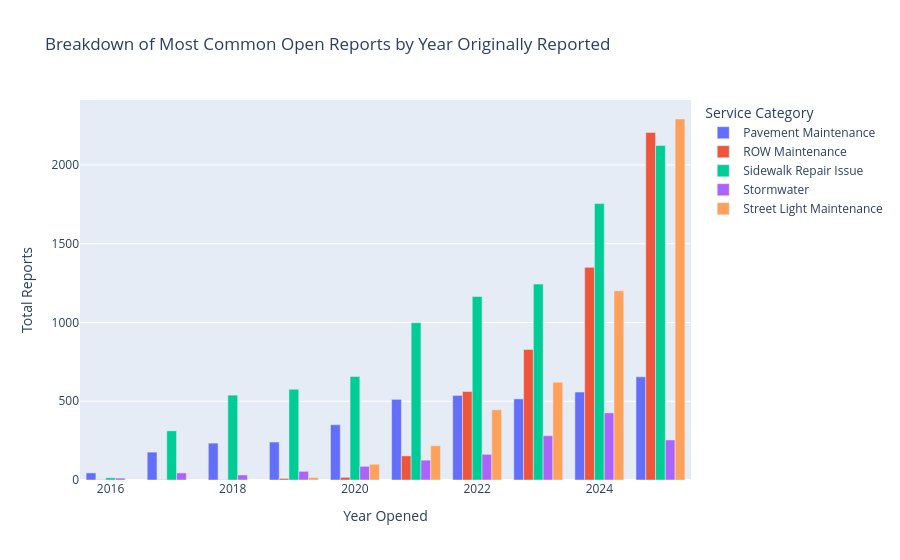

Notebook code for this chart:
### Code cell
open_reports = gid_open.copy()
open_reports['year'] = open_reports['date_requested'].dt.year
open_reports = open_reports[open_reports['year'] != 2026]
open_reports_data = open_reports.groupby(['year', 'service_name']).size().reset_index(name='count')
px.bar(
    open_reports_data[open_reports_data['service_name'].isin(open_reports['service_name'].value_counts().index[:5])],
    x='year',
    y='count',
    color='service_name',
    barmode='group',
    title=f"Breakdown of Most Common Open Reports by Year Originally Reported",
    labels={'year': 'Year Opened', 'service_name': 'Service Category', 'count': 'Total Reports'},
    )

### Figure 1 — Plotly figure (JSON) as saved in the notebook; plotly's stock layout.template omitted (floating-point values rounded to 4 significant figures)
{"data": [{"alignmentgroup": "True", "hovertemplate": "Service Category=Pavement Maintenance<br>Year Opened=%{x}<br>Total Reports=%{y}<extra></extra>", "legendgroup": "Pavement Maintenance", "marker": {"color": "#636efa", "pattern": {"shape": ""}}, "name": "Pavement Maintenance", "offsetgroup": "Pavement Maintenance", "orientation": "v", "showlegend": true, "textposition": "auto", "type": "bar", "x": [2016, 2017, 2018, 2019, 2020, 2021, 2022, 2023, 2024, 2025], "xaxis": "x", "y": [45, 177, 234, 241, 351, 512, 537, 515, 558, 655], "yaxis": "y"}, {"alignmentgroup": "True", "hovertemplate": "Service Category=ROW Maintenance<br>Year Opened=%{x}<br>Total Reports=%{y}<extra></extra>", "legendgroup": "ROW Maintenance", "marker": {"color": "#EF553B", "pattern": {"shape": ""}}, "name": "ROW Maintenance", "offsetgroup": "ROW Maintenance", "orientation": "v", "showlegend": true, "textposition": "auto", "type": "bar", "x": [2016, 2017, 2018, 2019, 2020, 2021, 2022, 2023, 2024, 2025], "xaxis": "x", "y": [2, 2, 2, 10, 17, 153, 562, 829, 1350, 2207], "yaxis": "y"}, {"alignmentgroup": "True", "hovertemplate": "Service Category=Sidewalk Repair Issue<br>Year Opened=%{x}<br>Total Reports=%{y}<extra></extra>", "legendgroup": "Sidewalk Repair Issue", "marker": {"color": "#00cc96", "pattern": {"shape": ""}}, "name": "Sidewalk Repair Issue", "offsetgroup": "Sidewalk Repair Issue", "orientation": "v", "showlegend": true, "textposition": "auto", "type": "bar", "x": [2016, 2017, 2018, 2019, 2020, 2021, 2022, 2023, 2024, 2025], "xaxis": "x", "y": [14, 312, 539, 576, 657, 999, 1165, 1244, 1755, 2124], "yaxis": "y"}, {"alignmentgroup": "True", "hovertemplate": "Service Category=Stormwater<br>Year Opened=%{x}<br>Total Reports=%{y}<extra></extra>", "legendgroup": "Stormwater", "marker": {"color": "#ab63fa", "pattern": {"shape": ""}}, "name": "Stormwater", "offsetgroup": "Stormwater", "orientation": "v", "showlegend": true, "textposition": "auto", "type": "bar", "x": [2016, 2017, 2018, 2019, 2020, 2021, 2022, 2023, 2024, 2025], "xaxis": "x", "y": [12, 45, 32, 55, 87, 126, 163, 281, 426, 254], "yaxis": "y"}, {"alignmentgroup": "True", "hovertemplate": "Service Category=Street Light Maintenance<br>Year Opened=%{x}<br>Total Reports=%{y}<extra></extra>", "legendgroup": "Street Light Maintenance", "marker": {"color": "#FFA15A", "pattern": {"shape": ""}}, "name": "Street Light Maintenance", "offsetgroup": "Street Light Maintenance", "orientation": "v", "showlegend": true, "textposition": "auto", "type": "bar", "x": [2019, 2020, 2021, 2022, 2023, 2024, 2025], "xaxis": "x", "y": [16, 100, 218, 446, 621, 1201, 2292], "yaxis": "y"}], "layout": {"barmode": "group", "legend": {"title": {"text": "Service Category"}, "tracegroupgap": 0}, "title": {"text": "Breakdown of Most Common Open Reports by Year Originally Reported"}, "xaxis": {"anchor": "y", "domain": [0, 1], "title": {"text": "Year Opened"}}, "yaxis": {"anchor": "x", "domain": [0, 1], "title": {"text": "Total Reports"}}}}
